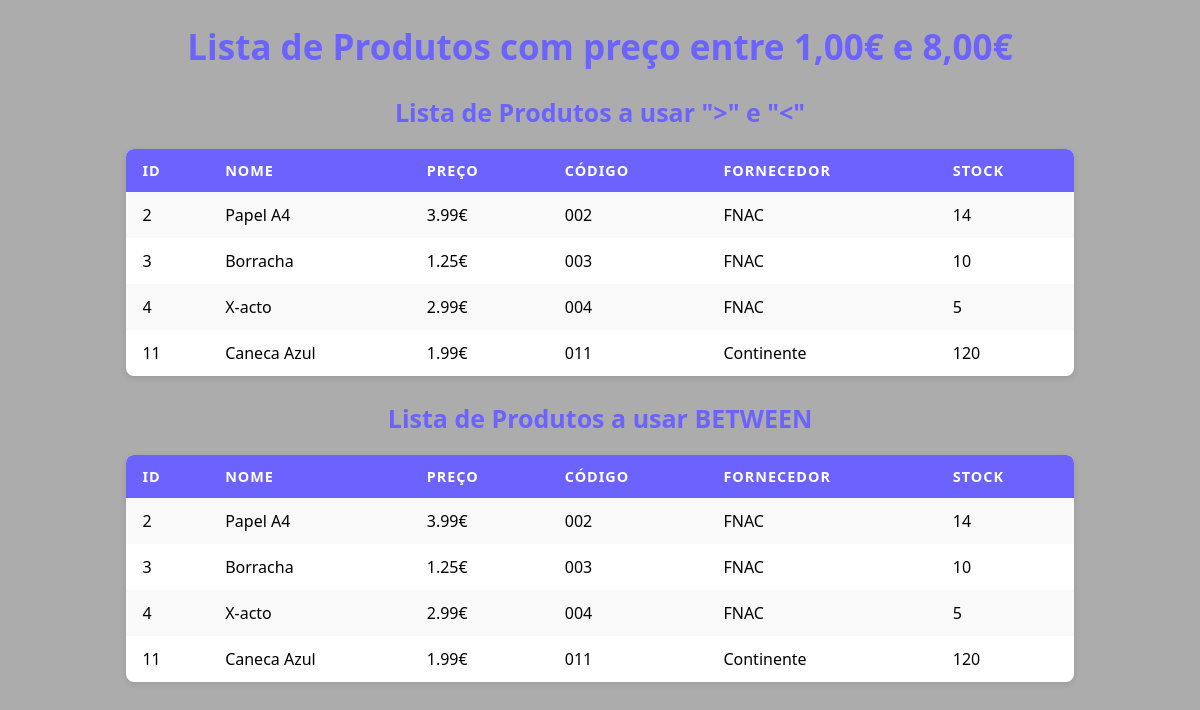
/exemplo_02/index.php, run on the app's committed database.
### tables this page shows
CREATE TABLE `produtos` (
  `id` int(11) NOT NULL,
  `nome` varchar(50) NOT NULL,
  `preco` double NOT NULL,
  `codigo` varchar(3) NOT NULL,
  `fornecedor` varchar(100) NOT NULL,
  `stock` int(11) NOT NULL
);

### exemplo_02/helpers/base_dados_helper.php (called while the page is built)
<?php
$bd = [
  "host"=>"localhost",
  "dbname" => "codemaster_bd",
  "user" => "root",
  "pass" =>"",
];
$pdo = new PDO("mysql:host=$bd[host];dbname=$bd[dbname];charset=utf8mb4;","$bd[user]","$bd[pass]");
function select_sql($sql){
  global $pdo;
  $consulta = $pdo->query($sql);
  $resultado = $consulta->fetchAll(PDO::FETCH_ASSOC);
  return $resultado;
}
?>

### exemplo_02/index.php (the view, shortened to what this page needs)
<?php
require_once "helpers/base_dados_helper.php";
$produtos1 = select_sql("SELECT * FROM produtos WHERE preco > 1 AND preco < 8");
$produtos2 = select_sql("SELECT * FROM produtos WHERE preco BETWEEN 1 AND 8");
?>
<!DOCTYPE html>
<html lang="pt">
<head>
  <link rel="stylesheet" href="style.css">
</head>
<body>
  <h1>Lista de Produtos com preço entre 1,00€ e 8,00€</h1>
  <h3>Lista de Produtos a usar ">" e "<"</h3>
  <table>
    <tr>
      <th>ID</th>
      <th>Nome</th>
      <th>Preço</th>
      <th>Código</th>
      <th>Fornecedor</th>
      <th>Stock</th>
    </tr>
    <?php foreach ($produtos1 as $p): ?>
      <tr>
        <td><?= $p["id"] ?></td>
        <td><?= $p["nome"] ?></td>
        <td><?= $p["preco"] ?>€</td>
        <td><?= $p["codigo"] ?></td>
        <td><?= $p["fornecedor"] ?></td>
        <td><?= $p["stock"] ?></td>
      </tr>
    <?php endforeach; ?>
  </table>
  <h3>Lista de Produtos a usar BETWEEN</h3>
  <table>
    <tr>
      <th>ID</th>
      <th>Nome</th>
      <th>Preço</th>
      <th>Código</th>
      <th>Fornecedor</th>
      <th>Stock</th>
    </tr>
    <?php foreach ($produtos2 as $p): ?>
      <tr>
        <td><?= $p["id"] ?></td>
        <td><?= $p["nome"] ?></td>
        <td><?= $p["preco"] ?>€</td>
        <td><?= $p["codigo"] ?></td>
        <td><?= $p["fornecedor"] ?></td>
        <td><?= $p["stock"] ?></td>
      </tr>
    <?php endforeach; ?>
  </table>
</body>
</html>

### exemplo_02/style.css (style rules this page uses)
body { font-family: "Segoe UI", Roboto, sans-serif; background-color: #acacac; }
h1 { color: #6c63ff; margin-bottom: 20px; text-align: center; font-size: 35px; }
h3 { color: #6c63ff; margin-bottom: 20px; text-align: center; font-size: 25px; }
table { width: 80%; border-collapse: collapse; margin: 0 auto; background-color: #fff; box-shadow: 0 2px 6px rgba(0,0,0,0.1); border-radius: 8px; overflow: hidden; }
th, td { padding: 12px 16px; text-align: left; }
th { background-color: #6c63ff; color: #fff; text-transform: uppercase; font-size: 0.9rem; letter-spacing: 1px; }
tr:nth-child(even) { background-color: #f9f9f9; }

### data on the page
produtos: id "2", nome "Papel A4", preco "3.99", codigo "002", fornecedor "FNAC", stock "14"
produtos: id "3", nome "Borracha", preco "1.25", codigo "003", fornecedor "FNAC", stock "10"
produtos: id "4", nome "X-acto", preco "2.99", codigo "004", fornecedor "FNAC", stock "5"
produtos: id "11", nome "Caneca Azul", preco "1.99", codigo "011", fornecedor "Continente", stock "120"
